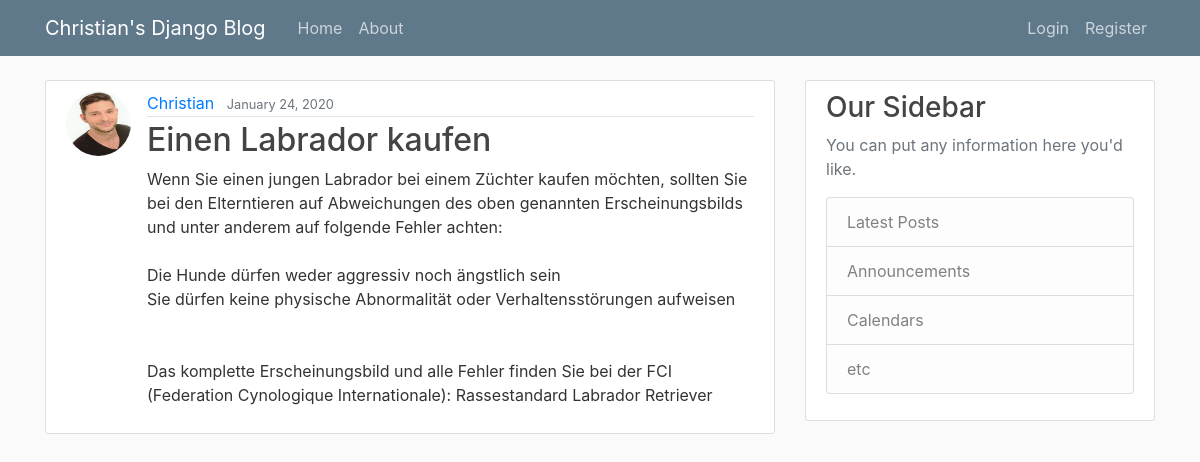
The page /post/12 on the database its author committed.
### blog/models.py (models this page shows, shortened)
class Post(models.Model):
	title = models.CharField(max_length=100)
	content = models.TextField()
	date_posted = models.DateTimeField(default=timezone.now)
	author = models.ForeignKey(User, on_delete=models.CASCADE)

### users/models.py (models this page shows, shortened)
class Profile(models.Model):
	user = models.OneToOneField(User, on_delete=models.CASCADE)
	image = models.ImageField(default='default.jpg', upload_to='profile_pics')

### blog/views.py (the view)
# urls.py: path('post/<int:pk>', PostDetailView.as_view(), name='post-detail'),
class PostDetailView(DetailView):
	model = Post

### blog/templates/blog/post_detail.html (shortened to what this page needs)
{% extends "blog/base.html" %}
{% block content %}
  <article class="media content-section">
    <img class="rounded-circle article-img" src="{{ object.author.profile.image.url }}">
      <div class="media-body">
        <div class="article-metadata">
           <a class="mr-2" href="{% url 'user-posts' post.author.username %}">{{ object.author }}</a>
            <small class="text-muted">{{ object.date_posted|date:"F d, Y" }}</small>
          </div>
            <h2 class="article-title">{{ object.title }}</h2>
            <p class="article-content">{{ object.content }}</p>
        </div>
      </article>
{% endblock content%}

### blog/static/blog/main.css (style rules this page uses)
body { background: #fafafa; color: #333333; margin-top: 5rem; }
h1, h2, h3, h4, h5, h6 { color: #444444; }
.content-section { background: #ffffff; padding: 10px 20px; border: 1px solid #dddddd; border-radius: 3px; margin-bottom: 20px; }
.article-title { color: #444444; }
.article-content { white-space: pre-line; }
.article-img { height: 65px; width: 65px; margin-right: 16px; }
.article-metadata { padding-bottom: 1px; margin-bottom: 4px; border-bottom: 1px solid #e3e3e3 }

### rows shown on the page
Post: author.profile.image (picture), author "Christian", date_posted "January 24, 2020", title "Einen Labrador kaufen", content "Wenn Sie einen jungen Labrador bei einem Züchter kaufen möchten, sollten Sie bei den Elterntieren auf Abweichungen des oben genannten Erscheinungsbilds und unter anderem auf folgende Fehler achten: Die Hunde dürfen weder aggressiv noch ängstlich sein Sie dürfen keine physische Abnormalität oder Verhaltensstörungen aufweisen Das komplette Erscheinungsbild und alle Fehler finden Sie bei der FCI (Federation Cynologique Internationale): Rassestandard Labrador Retriever"
